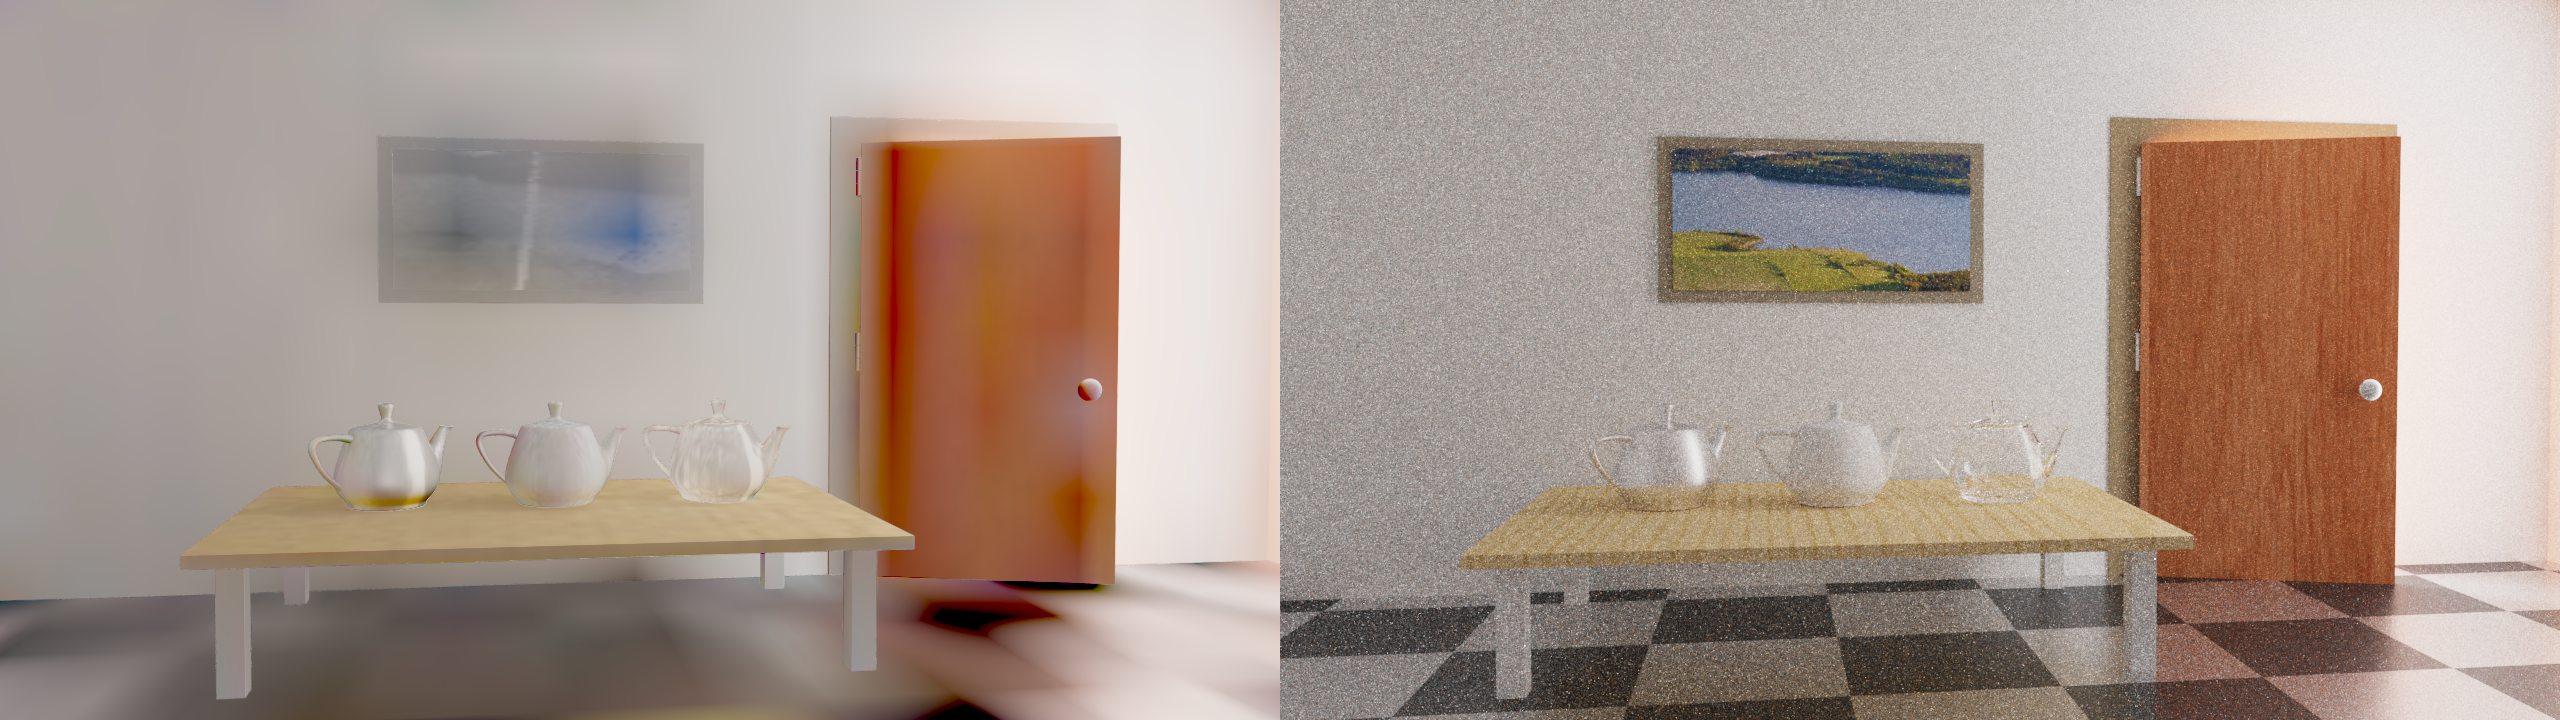

Reproduce this figure in Python.
import sys
import os


import mitsuba

# Set the desired mitsuba variant
mitsuba.set_variant('cuda_ad_rgb')
import json
import math
from typing import Tuple
from genData import *
import torch
import torch.nn.functional as F
import numpy as np
import random
import configargparse
import cv2
import glfw
import OpenGL.GL as gl
import imgui
import time
from imgui.integrations.glfw import GlfwRenderer

diff_exposure = 1
exposure = [0.5]
preview_resolution = 1080
preview_resolution_W = 1280
preview_resolution_H = 720
resolution = 300

# ------------------------------------------------------------
# SH basis and Lambert kernel (L = 3)
# ------------------------------------------------------------

def sh_basis_L3(d: torch.Tensor) -> torch.Tensor:
    """
    Real SH basis, Sloan L=3 ordering.

    d: [...,3] normalized direction (x,y,z)
    return: [...,16]
    """
    x, y, z = d[..., 0], d[..., 1], d[..., 2]
    one = torch.ones_like(x)

    Y = []

    # l=0
    Y.append(0.28209479177387814 * one)

    # l=1
    Y.append(0.4886025119029199 * y)
    Y.append(0.4886025119029199 * z)
    Y.append(0.4886025119029199 * x)

    # l=2
    Y.append(1.0925484305920792 * x * y)
    Y.append(1.0925484305920792 * y * z)
    Y.append(0.31539156525252005 * (3.0 * z * z - 1.0))
    Y.append(1.0925484305920792 * x * z)
    Y.append(0.5462742152960396 * (x * x - y * y))

    # l=3
    Y.append(0.5900435899266435 * y * (3.0 * x * x - y * y))
    Y.append(2.890611442640554 * x * y * z)
    Y.append(0.4570457994644658 * y * (5.0 * z * z - 1.0))
    Y.append(0.3731763325901154 * (5.0 * z * z * z - 3.0 * z))
    Y.append(0.4570457994644658 * x * (5.0 * z * z - 1.0))
    Y.append(1.445305721320277 * z * (x * x - y * y))
    Y.append(0.5900435899266435 * x * (x * x - 3.0 * y * y))

    return torch.stack(Y, dim=-1)  # [...,16]


def lambert_irradiance_from_sh_L3(C_sh: torch.Tensor, normal: torch.Tensor) -> torch.Tensor:
    """
    Lambert irradiance from SH L=3:

        E(n) = ∫_{Ω+} L(ω) max(0, n·ω) dω
             ≈ Σ (A_l * C_lm) Y_lm(n)

    For clamped-cosine kernel:
        A0 = π, A1 = 2π/3, A2 = π/4, A3 = 0

    C_sh:   [...,16,3]
    normal: [...,3]
    return: [...,3]
    """
    if C_sh.shape[-2] != 16:
        raise ValueError(f"C_sh must have 16 coeffs for L=3, got {C_sh.shape[-2]}")

    n = F.normalize(normal, dim=-1, eps=1e-8)
    Y_n = sh_basis_L3(n)  # [...,16]

    A0 = math.pi
    A1 = 2.0 * math.pi / 3.0
    A2 = math.pi / 4.0
    A3 = 0.0

    k = torch.tensor(
        [A0] * 1 + [A1] * 3 + [A2] * 5 + [A3] * 7,
        device=C_sh.device,
        dtype=C_sh.dtype,
    )  # [16]

    # Cw[...,j,c] = C_sh[...,j,c] * k[j]
    Cw = C_sh * k.view(*([1] * (C_sh.dim() - 2)), 16, 1)

    # E[...,c] = Σ_j Cw[...,j,c] * Y_n[...,j]
    E = torch.einsum("...jc,...j->...c", Cw, Y_n)
    return E


# ------------------------------------------------------------
# Assets: theta texture + probe SH grid + traced MLP
# ------------------------------------------------------------

class RealTimeAssets:
    """
    Load exported assets and provide sampling utilities:

      - theta_tex: [1, D, Ht, Wt]
      - probe_coeffs: [Nx, Ny, Nz, 16, 3]
      - aabb_min / aabb_max: world AABB for probe grid
      - mlp: torch.jit traced MLP
    """

    def __init__(self, assets_dir: str, device: str = "cuda"):
        self.assets_dir = assets_dir
        self.device = torch.device(device)

        # --- meta.json ---
        meta_path = os.path.join(assets_dir, "meta.json")
        with open(meta_path, "r", encoding="utf-8") as f:
            self.meta = json.load(f)

        # --- assets.npz ---
        npz_path = os.path.join(assets_dir, "assets.npz")
        data = np.load(npz_path)

        theta_hwd = data["theta_hwd"]          # [H,W,D]
        probe_xyzjc = data["probe_xyzjc"]      # [Nx,Ny,Nz,16,3]
        aabb_min = data["aabb_min"]            # [3]
        aabb_max = data["aabb_max"]            # [3]

        # theta: [H,W,D] -> [1,D,H,W]
        theta = torch.from_numpy(theta_hwd).permute(2, 0, 1)   # [D,H,W]
        self.theta_tex = theta.unsqueeze(0).to(self.device)    # [1,D,H,W]

        # probe coeffs: [Nx,Ny,Nz,16,3]
        self.probe_coeffs = torch.from_numpy(probe_xyzjc).to(self.device)
        # AABB
        self.aabb_min = torch.from_numpy(aabb_min).to(self.device)
        self.aabb_max = torch.from_numpy(aabb_max).to(self.device)

        # metadata
        self.grid_res: Tuple[int, int, int] = tuple(self.meta["probe"]["grid_res"])
        self.n_sh: int = int(self.meta["probe"]["n_sh"])
        assert self.n_sh == 16, "Implementation assumes L=3 (16 SH coeffs)."

        self.theta_dim: int = int(self.meta["theta"]["theta_dim"])
        self.theta_res: Tuple[int, int] = tuple(self.meta["theta"]["tex_res"])  # (H,W)

        # --- MLP (traced TorchScript) ---
        mlp_info = self.meta.get("mlp", None)
        if mlp_info is None:
            raise RuntimeError("meta.json has no 'mlp' entry; export_mlp_torchscript must be True.")

        mlp_path = os.path.join(assets_dir, mlp_info["file"])
        self.mlp = torch.jit.load(mlp_path, map_location=self.device).eval()

        print(f"[RealTimeAssets] loaded from {assets_dir}")
        print(f"  theta_tex:  [1, {self.theta_dim}, {self.theta_res[0]}, {self.theta_res[1]}]")
        print(f"  probe_grid: {self.grid_res}, n_sh={self.n_sh}")

    # ---------------------------
    # Sampling theta(uv) and SH(p)
    # ---------------------------

    def sample_theta(self, uv: torch.Tensor) -> torch.Tensor:
        """
        uv: [...,2] in [0,1]
        return: [..., D]
        """
        uv = uv.to(self.device, dtype=self.theta_tex.dtype)

        # grid_sample expects [-1,1]
        grid = uv * 2.0 - 1.0                    # [...,2]
        orig_shape = uv.shape[:-1]
        grid = grid.view(1, -1, 1, 2)            # [1,N,1,2]

        feat = F.grid_sample(
            self.theta_tex,                      # [1,D,Ht,Wt]
            grid,
            mode="bilinear",
            padding_mode="border",
            align_corners=True,
        )                                        # [1,D,N,1]
        feat = feat.squeeze(0).squeeze(-1).transpose(0, 1)  # [N,D]
        return feat.view(*orig_shape, -1)        # [...,D]

    def sample_probe_sh(self, p_world: torch.Tensor) -> torch.Tensor:
        """
        p_world: [...,3] world space position
        return: [...,16,3] SH coeffs at p (trilinear interpolation)
        """
        p_world = p_world.to(self.device)
        Nx, Ny, Nz = self.grid_res

        # Normalize to [0,1]
        p = (p_world - self.aabb_min) / (self.aabb_max - self.aabb_min + 1e-8)
        p = p.clamp(0.0, 1.0)

        gx = p[..., 0] * (Nx - 1)
        gy = p[..., 1] * (Ny - 1)
        gz = p[..., 2] * (Nz - 1)   
        x0 = torch.floor(gx).long()
        y0 = torch.floor(gy).long()
        z0 = torch.floor(gz).long()

        x1 = (x0 + 1).clamp(0, Nx - 1)
        y1 = (y0 + 1).clamp(0, Ny - 1)
        z1 = (z0 + 1).clamp(0, Nz - 1)

        tx = (gx - x0.float())[..., None, None]
        ty = (gy - y0.float())[..., None, None]
        tz = (gz - z0.float())[..., None, None]

        C = self.probe_coeffs  # [Nx,Ny,Nz,16,3]

        c000 = C[x0, y0, z0]
        c100 = C[x1, y0, z0]
        c010 = C[x0, y1, z0]
        c110 = C[x1, y1, z0]
        c001 = C[x0, y0, z1]
        c101 = C[x1, y0, z1]
        c011 = C[x0, y1, z1]
        c111 = C[x1, y1, z1]

        c00 = c000 * (1.0 - tx) + c100 * tx
        c10 = c010 * (1.0 - tx) + c110 * tx
        c01 = c001 * (1.0 - tx) + c101 * tx
        c11 = c011 * (1.0 - tx) + c111 * tx

        c0 = c00 * (1.0 - ty) + c10 * ty
        c1 = c01 * (1.0 - ty) + c11 * ty

        c = c0 * (1.0 - tz) + c1 * tz         # [...,16,3]
        return c


# ------------------------------------------------------------
# Real-time renderer: Lo = E(n,p) * F_hat(...)
# ------------------------------------------------------------

class RealTimeRenderer:
    """
    Evaluate:

        E(p,n) from probe SH
        theta(uv) from UV feature map
        F_hat = MLP(normal, position, albedo, view6, theta)
        Lo = E * F_hat
    """

    def __init__(self, assets: RealTimeAssets):
        self.assets = assets
        self.mlp = assets.mlp

    @torch.no_grad()
    def render(
        self,
        normal: torch.Tensor,
        position: torch.Tensor,
        albedo: torch.Tensor,
        view6: torch.Tensor,
        uv: torch.Tensor,
    ) -> torch.Tensor:
        """
        normal:   [...,3]
        position: [...,3]
        albedo:   [...,3]
        view6:    [...,6]  (cam_origin + cam_target or any 6D view encoding)
        uv:       [...,2] in [0,1]

        return Lo: [...,3]  (linear RGB)
        """
        device = self.assets.device

        normal = normal.to(device)
        position = position.to(device)
        albedo = albedo.to(device)
        view6 = view6.to(device)
        uv = uv.to(device)

        # 1) Probe SH → irradiance
        C_sh = self.assets.sample_probe_sh(position)          # [...,16,3]
        E = lambert_irradiance_from_sh_L3(C_sh, normal)       # [...,3]
        # 2) theta(uv)
        theta = self.assets.sample_theta(uv)                  # [...,D]
        # 3) Network factor
        
        aabb_min = self.assets.aabb_min
        aabb_max = self.assets.aabb_max
        center = 0.5 * (aabb_min + aabb_max)        # [3]
        radius = 0.5 * (aabb_max - aabb_min)        # [3]
        pos_mlp = (position - center) / (radius + 1e-8)   # [...,3] 大致落在 [-1,1]
        F_hat = self.mlp(normal, pos_mlp, albedo, view6, theta)  # [...,3]
        
        # 4) Final outgoing radiance
        Lo =  F_hat
        return  E


# ------------------------------------------------------------
# Utility: simple tonemap to uint8 sRGB for preview
# ------------------------------------------------------------

def to_uint8_srgb(x: np.ndarray, exposure: float = 0.0) -> np.ndarray:
    """
    x: HxWx3 linear RGB float32 (can be >1)
    exposure: exposure in stops
    return: uint8 sRGB image
    """
    x = x * (2.0 ** exposure)
    x = x / (1.0 + x)                # simple Reinhard tonemap
    x = np.clip(x, 0.0, 1.0) ** (1.0 / 2.2)
    return (x * 255.0 + 0.5).astype(np.uint8)
import imageio
def preview():
    # conf = configargparse.ArgumentParser()

    # conf.add('--model_path', required=True, help='Path to model which will be used for tha path generation')
    # conf.add('--scene_path', required=True, help='Path to the scene to be preview')
    # conf.add('--scene_buffers_path', required=True, help='Path to the buffers version of scene to preview')

    # # Generators (default: Pixel Generator)
    # conf.add('--arch', default='pixel', choices=['pixel', 'ppixel'])
    # conf.add('--device', type=str, default='cuda', help='Cuda device to use')
    # conf.add('--tonemap', default='log1p', choices=['log1p'])
    # conf.add('--metric', default='dssim', choices=['l1', 'l2', 'lpips', 'dssim', 'mape', 'smape', 'mrse'])
    # conf.add('--hidden_features', type=int, default=700, help='Number of hidden features for the generator')
    # conf.add('--hidden_layers', type=int, default=8, help='Number of hidden layers for the generator')

    # Set random seeds
    random.seed(0)
    cfg = RenderConfig(
        scene_path="veach-ajar/scene.xml",
        out_dir="./dataset",
        n_frames=1,
        spp=1,
        tex_res=512,
        pad_texels=4,
        center=np.array([4.05402, 1.61647, -2.30652], dtype=np.float32),
        target=np.array([3.06401, 1.58417, -2.44373], dtype=np.float32),
        up=np.array([-0.0319925, 0.999478, -0.00443408], dtype=np.float32),
        radius=0.2,
        variant="cuda_ad_rgb",
        apply_camera_to_scene=True,  # 若你确实要改 scene 相机（而非仅保存 pose），设 True
    )
    dataPiplene = DatasetPipeline(cfg)
    dataPiplene._pack_uv_atlas()
    traj = CameraTrajectory(
        center=cfg.center,
        target=cfg.target,
        up=cfg.up,
        radius=cfg.radius,
    )
    # conf = conf.parse_args()
    custom_values = dict()
    custom_values["sensor"] = 0.

    # Initialize window
    window = impl_glfw_init()
    imgui.create_context()
    impl = GlfwRenderer(window)

    # Initialize images
    prediction_img = np.zeros((preview_resolution_H, preview_resolution_W, 3)).astype(np.float16)
    gt_img = np.zeros((resolution, resolution, 3))
    closest_img = np.zeros((resolution, resolution, 3))
    diff_img = np.zeros((resolution, resolution, 3))

    # Bind prediction texture
    prediction_id = gl.glGenTextures(1)
    gl.glPixelStorei(gl.GL_UNPACK_ALIGNMENT, 4)
    gl.glBindTexture(gl.GL_TEXTURE_2D, prediction_id)
    gl.glTexParameteri(gl.GL_TEXTURE_2D, gl.GL_TEXTURE_BASE_LEVEL, 0)
    gl.glTexParameteri(gl.GL_TEXTURE_2D, gl.GL_TEXTURE_MAX_LEVEL, 0)
    gl.glTexImage2D(gl.GL_TEXTURE_2D, 0, gl.GL_RGB32F, preview_resolution_W, preview_resolution_H, 0, gl.GL_RGB, gl.GL_FLOAT, prediction_img)

    # Bind ground truth texture
    gt_id = gl.glGenTextures(1)
    gl.glPixelStorei(gl.GL_UNPACK_ALIGNMENT, 4)
    gl.glBindTexture(gl.GL_TEXTURE_2D, gt_id)
    gl.glTexParameteri(gl.GL_TEXTURE_2D, gl.GL_TEXTURE_BASE_LEVEL, 0)
    gl.glTexParameteri(gl.GL_TEXTURE_2D, gl.GL_TEXTURE_MAX_LEVEL, 0)
    gl.glTexImage2D(gl.GL_TEXTURE_2D, 0, gl.GL_RGB, resolution, resolution, 0, gl.GL_RGB, gl.GL_UNSIGNED_BYTE, gt_img)

    # Bind closest data point texture
    closest_id = gl.glGenTextures(1)
    gl.glPixelStorei(gl.GL_UNPACK_ALIGNMENT, 4)
    gl.glBindTexture(gl.GL_TEXTURE_2D, closest_id)
    gl.glTexParameteri(gl.GL_TEXTURE_2D, gl.GL_TEXTURE_BASE_LEVEL, 0)
    gl.glTexParameteri(gl.GL_TEXTURE_2D, gl.GL_TEXTURE_MAX_LEVEL, 0)
    gl.glTexImage2D(gl.GL_TEXTURE_2D, 0, gl.GL_RGB, resolution, resolution, 0, gl.GL_RGB, gl.GL_UNSIGNED_BYTE, closest_img)

    # Bind diff texture
    diff_id = gl.glGenTextures(1)
    gl.glPixelStorei(gl.GL_UNPACK_ALIGNMENT, 4)
    gl.glBindTexture(gl.GL_TEXTURE_2D, diff_id)
    gl.glTexParameteri(gl.GL_TEXTURE_2D, gl.GL_TEXTURE_BASE_LEVEL, 0)
    gl.glTexParameteri(gl.GL_TEXTURE_2D, gl.GL_TEXTURE_MAX_LEVEL, 0)
    gl.glTexImage2D(gl.GL_TEXTURE_2D, 0, gl.GL_RGB, resolution, resolution, 0, gl.GL_RGB, gl.GL_UNSIGNED_BYTE, diff_img)

    # Enable key event callback
    glfw.set_key_callback(window, key_event)

    # Images are in linear space transform them to sRGB
    gl.glEnable(gl.GL_FRAMEBUFFER_SRGB)
    gl.glEnable(gl.GL_DITHER)

    loss = 0

    frames = 0
    fps = 0

    start_frame = time.time()

    while not glfw.window_should_close(window):

        glfw.poll_events()
        impl.process_inputs()

        imgui.new_frame()

        imgui.set_next_window_position(1280, 0)
        imgui.set_next_window_size(600, 300)
        imgui.begin("Configurable parameters", flags=imgui.WINDOW_NO_MOVE)

        imgui.text('FPS: ' + str(fps))

        imgui.push_item_width(500)

        # Sensor sliders
        changed, values = imgui.slider_float("sensor" + 'range', custom_values["sensor"], 0, 1)
        custom_values["sensor"] = values
        imgui.spacing()

        imgui.end()

        imgui.set_next_window_position(0, 0)
        imgui.set_next_window_size(1280, 720)
        imgui.begin("Preview", flags=imgui.WINDOW_NO_MOVE)
        frame_data = dataPiplene.runtime(param = custom_values["sensor"], traj = traj)
        view6 = torch.cat([torch.tensor(frame_data["origin"]), torch.tensor(frame_data["target"])], dim=0)     # [6]
        view6 = view6.view(1, 1, 6).expand(frame_data["position"].shape[0], frame_data["position"].shape[1], 6)
        Lo = renderer.render(torch.tensor(frame_data["sh_normal"]), torch.tensor(frame_data["position"]), torch.tensor(frame_data["albedo"]), view6, torch.tensor(frame_data["uv"]))
        Lo_np =  Lo.squeeze(0).detach().cpu().numpy()   # [H,W,3]
        #pred_u8 = to_uint8_srgb(Lo_np, exposure=0.)
        #print(pred_u8)
        #imageio.imwrite(os.path.join(".", "predxxx.png"), pred_u8)
        Lo_np = np.ascontiguousarray(np.expm1(Lo_np))                   # PyOpenGL 要求 C-contiguous
        prediction_img= Lo_np
        gl.glBindTexture(gl.GL_TEXTURE_2D, prediction_id)
        gl.glTexSubImage2D(gl.GL_TEXTURE_2D, 0, 0, 0, preview_resolution_W, preview_resolution_H, gl.GL_RGB, gl.GL_FLOAT, prediction_img)
        
        imgui.image(prediction_id, preview_resolution_W, preview_resolution_H)

        # Draw Ground Truth and Diff
        imgui.begin_group()

        if imgui.button("Generate GT"):
            gt = cv2.resize(gt, (resolution, resolution), cv2.INTER_NEAREST)

            gt_img = gt * exposure[0]

            gl.glBindTexture(gl.GL_TEXTURE_2D, gt_id)
            gl.glTexSubImage2D(gl.GL_TEXTURE_2D, 0, 0, 0, resolution, resolution, gl.GL_RGB, gl.GL_FLOAT, gt_img)

        imgui.image(gt_id, resolution, resolution)

        imgui.end_group()

        imgui.same_line()

        imgui.begin_group()

        imgui.text('loss : %.4f' % loss)

        imgui.image(diff_id, resolution, resolution)

        imgui.end_group()

        imgui.end()

        gl.glClearColor(0.00, 0.00, 0.00, 1)
        gl.glClear(gl.GL_COLOR_BUFFER_BIT)

        imgui.render()
        impl.render(imgui.get_draw_data())
        glfw.swap_buffers(window)

        frames += 1

        if (time.time() - start_frame) > 1.0:
            fps = frames
            frames = 0
            start_frame = time.time()

    impl.shutdown()
    glfw.terminate()


def impl_glfw_init():
    width, height = 2048, 920
    window_name = "Neural Rendering"

    if not glfw.init():
        print("Could not initialize OpenGL context")
        exit(1)

    # OS X supports only forward-compatible core profiles from 3.2
    glfw.window_hint(glfw.CONTEXT_VERSION_MAJOR, 3)
    glfw.window_hint(glfw.CONTEXT_VERSION_MINOR, 3)
    glfw.window_hint(glfw.OPENGL_PROFILE, glfw.OPENGL_CORE_PROFILE)

    glfw.window_hint(glfw.OPENGL_FORWARD_COMPAT, gl.GL_TRUE)

    # Create a windowed mode window and its OpenGL context
    window = glfw.create_window(int(width), int(height), window_name, None, None)
    glfw.make_context_current(window)

    if not window:
        glfw.terminate()
        print("Could not initialize Window")
        exit(1)

    return window


def key_event(window, key, scancode, action, mods):
    if (action == glfw.PRESS or action == glfw.REPEAT) and key == glfw.KEY_P:
        exposure[0] = exposure[0] + 0.1
    elif (action == glfw.PRESS or action == glfw.REPEAT) and key == glfw.KEY_O:
        exposure[0] = exposure[0] - 0.1

device = "cuda" if torch.cuda.is_available() else "cpu"
assets_dir = "./realtime_assets"  # adjust if needed
assets = RealTimeAssets(assets_dir, device=device)
renderer = RealTimeRenderer(assets)
preview()

# cfg = RenderConfig(
#     scene_path="veach-ajar/scene.xml",
#     out_dir="./dataset",
#     n_frames=1,
#     spp=1,
#     tex_res=512,
#     pad_texels=4,
#     center=np.array([4.05402, 1.61647, -2.30652], dtype=np.float32),
#     target=np.array([3.06401, 1.58417, -2.44373], dtype=np.float32),
#     up=np.array([-0.0319925, 0.999478, -0.00443408], dtype=np.float32),
#     radius=0.2,
#     variant="cuda_ad_rgb",
#     apply_camera_to_scene=True,  # 若你确实要改 scene 相机（而非仅保存 pose），设 True
# )
# dataPiplene = DatasetPipeline(cfg)
# dataPiplene._pack_uv_atlas()
# traj = CameraTrajectory(
#     center=cfg.center,
#     target=cfg.target,
#     up=cfg.up,
#     radius=cfg.radius,
# )
# conf = conf.parse_args()
# custom_values = dict()
# custom_values["sensor"] = 0.
# frame_data = dataPiplene.runtime(param = custom_values["sensor"], traj = traj)
# view6 = torch.cat([torch.tensor(frame_data["origin"]), torch.tensor(frame_data["target"])], dim=0)     # [6]
# view6 = view6.view(1, 1, 6).expand(frame_data["position"].shape[0], frame_data["position"].shape[1], 6)

# start = time.perf_counter()
# count = 0
# Lo = renderer.render(torch.tensor(frame_data["sh_normal"]), torch.tensor(frame_data["position"]), torch.tensor(frame_data["albedo"]), view6, torch.tensor(frame_data["uv"]))
